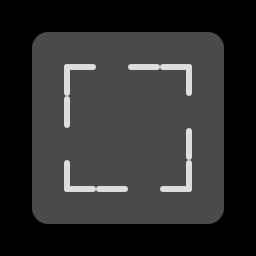

The image is a tile-based game level rendered from a .tmx file. Its description and complete source (layers, tilesets, objects, tile grids) follow:
An orthogonal 8x8 tile map with 32x32 px tiles, 2 tile layers (grid, cellrounded) and 10 objects (8x goal, player, enemy).

<map version="1.0" orientation="orthogonal" width="8" height="8" tilewidth="32" tileheight="32">
 <tileset firstgid="1" name="walls" tilewidth="32" tileheight="32">
  <image source="../cells.png" trans="ff00ff" width="128" height="384" />
 </tileset>
 <layer name="grid" width="8" height="8">
  <data>
   <tile gid="16" />
   <tile gid="16" />
   <tile gid="16" />
   <tile gid="16" />
   <tile gid="16" />
   <tile gid="16" />
   <tile gid="16" />
   <tile gid="16" />
   <tile gid="16" />
   <tile gid="1" />
   <tile gid="1" />
   <tile gid="1" />
   <tile gid="1" />
   <tile gid="1" />
   <tile gid="1" />
   <tile gid="16" />
   <tile gid="16" />
   <tile gid="1" />
   <tile gid="7" />
   <tile gid="1" />
   <tile gid="5" />
   <tile gid="6" />
   <tile gid="1" />
   <tile gid="16" />
   <tile gid="16" />
   <tile gid="1" />
   <tile gid="3" />
   <tile gid="1" />
   <tile gid="1" />
   <tile gid="1" />
   <tile gid="1" />
   <tile gid="16" />
   <tile gid="16" />
   <tile gid="1" />
   <tile gid="1" />
   <tile gid="1" />
   <tile gid="1" />
   <tile gid="2" />
   <tile gid="1" />
   <tile gid="16" />
   <tile gid="16" />
   <tile gid="1" />
   <tile gid="11" />
   <tile gid="9" />
   <tile gid="1" />
   <tile gid="10" />
   <tile gid="1" />
   <tile gid="16" />
   <tile gid="16" />
   <tile gid="1" />
   <tile gid="1" />
   <tile gid="1" />
   <tile gid="1" />
   <tile gid="1" />
   <tile gid="1" />
   <tile gid="16" />
   <tile gid="16" />
   <tile gid="16" />
   <tile gid="16" />
   <tile gid="16" />
   <tile gid="16" />
   <tile gid="16" />
   <tile gid="16" />
   <tile gid="16" />
  </data>
 </layer>
 <layer name="cellrounded" width="8" height="8">
  <data>
   <tile gid="0" />
   <tile gid="0" />
   <tile gid="0" />
   <tile gid="0" />
   <tile gid="0" />
   <tile gid="0" />
   <tile gid="0" />
   <tile gid="0" />
   <tile gid="0" />
   <tile gid="17" />
   <tile gid="0" />
   <tile gid="0" />
   <tile gid="0" />
   <tile gid="0" />
   <tile gid="18" />
   <tile gid="0" />
   <tile gid="0" />
   <tile gid="0" />
   <tile gid="0" />
   <tile gid="0" />
   <tile gid="0" />
   <tile gid="0" />
   <tile gid="0" />
   <tile gid="0" />
   <tile gid="0" />
   <tile gid="0" />
   <tile gid="0" />
   <tile gid="0" />
   <tile gid="0" />
   <tile gid="0" />
   <tile gid="0" />
   <tile gid="0" />
   <tile gid="0" />
   <tile gid="0" />
   <tile gid="0" />
   <tile gid="0" />
   <tile gid="0" />
   <tile gid="0" />
   <tile gid="0" />
   <tile gid="0" />
   <tile gid="0" />
   <tile gid="0" />
   <tile gid="0" />
   <tile gid="0" />
   <tile gid="0" />
   <tile gid="0" />
   <tile gid="0" />
   <tile gid="0" />
   <tile gid="0" />
   <tile gid="19" />
   <tile gid="0" />
   <tile gid="0" />
   <tile gid="0" />
   <tile gid="0" />
   <tile gid="20" />
   <tile gid="0" />
   <tile gid="0" />
   <tile gid="0" />
   <tile gid="0" />
   <tile gid="0" />
   <tile gid="0" />
   <tile gid="0" />
   <tile gid="0" />
   <tile gid="0" />
  </data>
 </layer>
 <objectgroup name="portals" width="8" height="8" />
 <objectgroup name="players" width="8" height="8">
  <object type="player" x="46" y="111" />
 </objectgroup>
 <objectgroup name="goals" width="8" height="8">
  <object type="goal" x="82" y="83" />
  <object type="goal" x="171" y="84" />
  <object type="goal" x="81" y="172" />
  <object type="goal" x="171" y="171" />
  <object type="goal" x="207" y="47" />
  <object type="goal" x="204" y="207" />
  <object type="goal" x="47" y="204" />
  <object type="goal" x="47" y="49" />
 </objectgroup>
 <objectgroup name="enemies" width="8" height="8">
  <object type="enemy" x="207" y="112" />
 </objectgroup>
 <objectgroup name="cells" width="8" height="8" />
</map>
